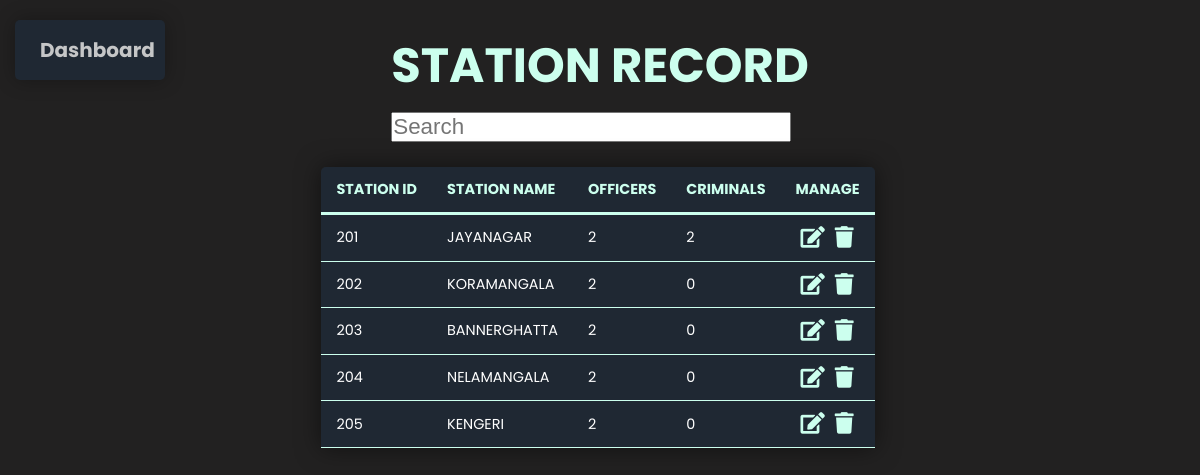
The page /manageposstn.php on the database its author committed.
### tables this page shows
CREATE TABLE `station` (
  `STN_ID` int(10) NOT NULL,
  `STN_NAME` varchar(20) NOT NULL
);

### manageposstn.php (the view, shortened to what this page needs)
<?php
include_once "dbh.php";
$sql = "SELECT * FROM `station`";
$result = mysqli_query($conn, $sql);
if (mysqli_num_rows($result) > 0) {
?>
<html>
    <link rel="stylesheet" href="./styles/style.css">
    <link rel="stylesheet" href="https://cdnjs.cloudflare.com/ajax/libs/font-awesome/5.15.1/css/all.min.css" />
    <body class='abc'>
    <div class='top_div'>
    <form action="admindash.php" method="post">
    <button  type=submit class="button" >Dashboard</button>
    <h2 class='table-heading'>STATION RECORD</h2>
    <input type="text" id="search" name="search" placeholder="Search" autocomplete="off">
    </div>
    <section class='display_table'>
        <table class='content-table'>
            <thead>
                <tr>
                    <th>STATION ID</th>
                    <th>STATION NAME</th>
                    <th>OFFICERS</th>
                    <th>CRIMINALS</th>
                    <th>MANAGE</th>
                </tr>
            </thead>
        <?php
            while($rows = mysqli_fetch_assoc($result)) {
        ?>
                <tbody>
                    <tr>
                        <td><?php echo $sid=$rows['STN_ID']; ?></td>
                        <td><?php echo $rows['STN_NAME']; ?></td>
                        <?php $abc="SELECT * FROM `station`,`policeofficer`WHERE station.STN_ID=$sid and policeofficer.STN_ID =station.STN_ID";
                        $resultc = mysqli_query($conn,$abc);
                         $ro1 = mysqli_num_rows($resultc);?>
                        <td><?php echo $ro1; ?></td>
                         <?php $abcd="SELECT * FROM `criminal`,`pos` WHERE  pos.STN_ID=$sid and criminal.OFF_ID = pos.OFFID";
                         $resultcc = mysqli_query($conn,$abcd);
                         $ro2 = mysqli_num_rows($resultcc);?>
                        <td><?php echo $ro2; ?></td>
                        <?php echo "<td><a href=updateps.php?sid=".$rows['STN_ID']."&sname=".urlencode($rows['STN_NAME'])."><i class='fas fa-edit manage_icons'></i></a><a href=deleteps.php?sid=".$rows['STN_ID']."><i class='fas fa-trash manage_icons'></i></a></td>";?>
                    </tr>
                </tbody>
        <?php
        }
        ?>
    </section>
    </body>
</html>
<?php
}
else{
    echo "<script>
    window.location.href='admindash.php';
    alert('NO CRIMINALS TO DISPLAY!...GOOD JOB! ');
    </script>";
    exit();
}
?>

### styles/style.css (style rules this page uses)
.abc { background-color: #222121; }
.content-table { font-family: 'Poppins', sans-serif; border-collapse: collapse; margin: 25px 0; font-size: 0.9em; min-width: 400px; border-radius: 5px 5px 0 0; overflow: hidden; -webkit-box-shadow: 0 0 25px rgba(0, 0, 0, 0.5); box-shadow: 0 0 25px rgba(0, 0, 0, 0.5); }
.content-table thead tr { background-color: #1f2833; color: #ccffee; text-align: left; font-weight: bold; border-bottom: #ccffee 3px solid; }
.content-table tbody { background-color: #1f2833; }
.content-table th, .content-table td { padding: 12px 15px; }
.content-table tbody tr { border-bottom: 1px solid #ccffee; color: #fff; }
.display_table { display: -webkit-box; display: -ms-flexbox; display: flex; -webkit-box-pack: center; -ms-flex-pack: center; justify-content: center; }
.manage_icons { font-size: 1.5em; color: #ccffee; margin: 0px 5px; }
.table-heading { font-size: 6vh; color: #ccffee; text-align: center; font-family: 'Poppins', sans-serif; margin: 30px 0px 10px 0px; }
.top_div { display: -webkit-box; display: -ms-flexbox; display: flex; -ms-flex-pack: distribute; justify-content: space-around; }
.top_div input { outline: none; width: 400px; font-size: 1.4em; }
* { margin: 0; padding: 0; -webkit-box-sizing: border-box; box-sizing: border-box; }
.button { display: inline-block; position: absolute; top: 20px; left: 15px; padding: 15px 25px; font-size: 20px; font-family: 'Poppins', sans-serif; cursor: pointer; font-weight: bold; width: 150px; height: 60px; text-align: center; text-decoration: none; outline: none; color: #C5C6C7; background-color: #1f2833; border: none; border-radius: 5px; -webkit-box-shadow: 0 0 20px rgba(0, 0, 0, 0.3); box-shadow: 0 0 20px rgba(0, 0, 0, 0.3); }

### rows shown on the page
station: STN_ID "201", STN_NAME "JAYANAGAR", ro1 "2", ro2 "2"
station: STN_ID "202", STN_NAME "KORAMANGALA", ro1 "2", ro2 "0"
station: STN_ID "203", STN_NAME "BANNERGHATTA", ro1 "2", ro2 "0"
station: STN_ID "204", STN_NAME "NELAMANGALA", ro1 "2", ro2 "0"
station: STN_ID "205", STN_NAME "KENGERI", ro1 "2", ro2 "0"
